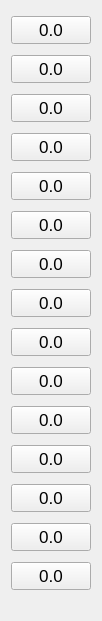
     <widget class="QWidget" name="verticalLayoutWidget_7">
      <property name="geometry">
       <rect>
        <x>640</x>
        <y>60</y>
        <width>81</width>
        <height>621</height>
       </rect>
      </property>
      <layout class="QVBoxLayout" name="verticalLayout_7">
       <item>
        <widget class="QPushButton" name="pushButton_bat7_cell_1">
         <property name="enabled">
          <bool>true</bool>
         </property>
         <property name="font">
          <font>
           <pointsize>13</pointsize>
          </font>
         </property>
         <property name="text">
          <string>0.0</string>
         </property>
        </widget>
       </item>
       <item>
        <widget class="QPushButton" name="pushButton_bat7_cell_2">
         <property name="enabled">
          <bool>true</bool>
         </property>
         <property name="font">
          <font>
           <pointsize>13</pointsize>
          </font>
         </property>
         <property name="text">
          <string>0.0</string>
         </property>
        </widget>
       </item>
       <item>
        <widget class="QPushButton" name="pushButton_bat7_cell_3">
         <property name="enabled">
          <bool>true</bool>
         </property>
         <property name="font">
          <font>
           <pointsize>13</pointsize>
          </font>
         </property>
         <property name="text">
          <string>0.0</string>
         </property>
        </widget>
       </item>
       <item>
        <widget class="QPushButton" name="pushButton_bat7_cell_4">
         <property name="enabled">
          <bool>true</bool>
         </property>
         <property name="font">
          <font>
           <pointsize>13</pointsize>
          </font>
         </property>
         <property name="text">
          <string>0.0</string>
         </property>
        </widget>
       </item>
       <item>
        <widget class="QPushButton" name="pushButton_bat7_cell_5">
         <property name="enabled">
          <bool>true</bool>
         </property>
         <property name="font">
          <font>
           <pointsize>13</pointsize>
          </font>
         </property>
         <property name="text">
          <string>0.0</string>
         </property>
        </widget>
       </item>
       <item>
        <widget class="QPushButton" name="pushButton_bat7_cell_6">
         <property name="enabled">
          <bool>true</bool>
         </property>
         <property name="font">
          <font>
           <pointsize>13</pointsize>
          </font>
         </property>
         <property name="text">
          <string>0.0</string>
         </property>
        </widget>
       </item>
       <item>
        <widget class="QPushButton" name="pushButton_bat7_cell_7">
         <property name="enabled">
          <bool>true</bool>
         </property>
         <property name="font">
          <font>
           <pointsize>13</pointsize>
          </font>
         </property>
         <property name="text">
          <string>0.0</string>
         </property>
        </widget>
       </item>
       <item>
        <widget class="QPushButton" name="pushButton_bat7_cell_8">
         <property name="enabled">
          <bool>true</bool>
         </property>
         <property name="font">
          <font>
           <pointsize>13</pointsize>
          </font>
         </property>
         <property name="text">
          <string>0.0</string>
         </property>
        </widget>
       </item>
       <item>
        <widget class="QPushButton" name="pushButton_bat7_cell_9">
         <property name="enabled">
          <bool>true</bool>
         </property>
         <property name="font">
          <font>
           <pointsize>13</pointsize>
          </font>
         </property>
         <property name="text">
          <string>0.0</string>
         </property>
        </widget>
       </item>
       <item>
        <widget class="QPushButton" name="pushButton_bat7_cell_10">
         <property name="enabled">
          <bool>true</bool>
         </property>
         <property name="font">
          <font>
           <pointsize>13</pointsize>
          </font>
         </property>
         <property name="text">
          <string>0.0</string>
         </property>
        </widget>
       </item>
       <item>
        <widget class="QPushButton" name="pushButton_bat7_cell_11">
         <property name="enabled">
          <bool>true</bool>
         </property>
         <property name="font">
          <font>
           <pointsize>13</pointsize>
          </font>
         </property>
         <property name="text">
          <string>0.0</string>
         </property>
        </widget>
       </item>
       <item>
        <widget class="QPushButton" name="pushButton_bat7_cell_12">
         <property name="enabled">
          <bool>true</bool>
         </property>
         <property name="font">
          <font>
           <pointsize>13</pointsize>
          </font>
         </property>
         <property name="text">
          <string>0.0</string>
         </property>
        </widget>
       </item>
       <item>
        <widget class="QPushButton" name="pushButton_bat7_cell_13">
         <property name="enabled">
          <bool>true</bool>
         </property>
         <property name="font">
          <font>
           <pointsize>13</pointsize>
          </font>
         </property>
         <property name="text">
          <string>0.0</string>
         </property>
        </widget>
       </item>
       <item>
        <widget class="QPushButton" name="pushButton_bat7_cell_14">
         <property name="enabled">
          <bool>true</bool>
         </property>
         <property name="font">
          <font>
           <pointsize>13</pointsize>
          </font>
         </property>
         <property name="text">
          <string>0.0</string>
         </property>
        </widget>
       </item>
       <item>
        <widget class="QPushButton" name="pushButton_bat7_cell_15">
         <property name="enabled">
          <bool>true</bool>
         </property>
         <property name="font">
          <font>
           <pointsize>13</pointsize>
          </font>
         </property>
         <property name="text">
          <string>0.0</string>
         </property>
        </widget>
       </item>
      </layout>
     </widget>
